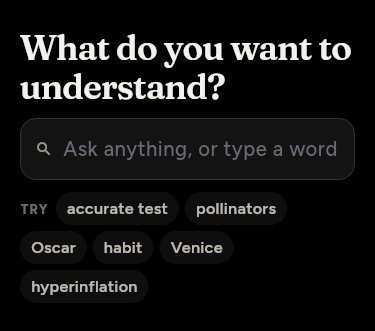
#> input picture screens/large/ask-first-375.png, 375 x 331 px, given as the content of the folder ../../screens/large/ask-first-375.png, which was not available
$ python thumbs_webp.py ../../screens/large/ask-first-375.png ../../screens/large/change-your-mind-375.png
#> lines starting #> are read from the running program, lines starting #| are printed output that depends on the picture
"""Makes the photographs tool/cards/thumbs.cjs took into the pictures the app shows: each PNG in
[raw], taken at two and a half times the card's size, becomes two WebPs of the same name. The small
one in [out], 458 wide at quality 62, for shelves and tiles; the large one in [out]/large, as taken at
quality 66, for the places that show the card at full width, where the small one was soft. Run by
thumbs.cjs; needs Pillow."""
import sys
from pathlib import Path

from PIL import Image

SMALL = (458, 758)

raw, out = Path(sys.argv[1]), Path(sys.argv[2])
if "--one" in sys.argv[3:]:
    # The shelf's pictures: one size, as taken, for the finished day's cards.
    out.mkdir(parents=True, exist_ok=True)
    for png in sorted(raw.glob("*.png")):
        Image.open(png).convert("RGB").save(out / (png.stem + ".webp"), "WEBP", quality=62, method=6)
    sys.exit(0)
(out / "large").mkdir(parents=True, exist_ok=True)
for png in sorted(raw.glob("*.png")):
    im = Image.open(png).convert("RGB")
    im.save(out / "large" / (png.stem + ".webp"), "WEBP", quality=66, method=6)
    im.resize(SMALL, Image.LANCZOS).save(out / (png.stem + ".webp"), "WEBP", quality=62, method=6)
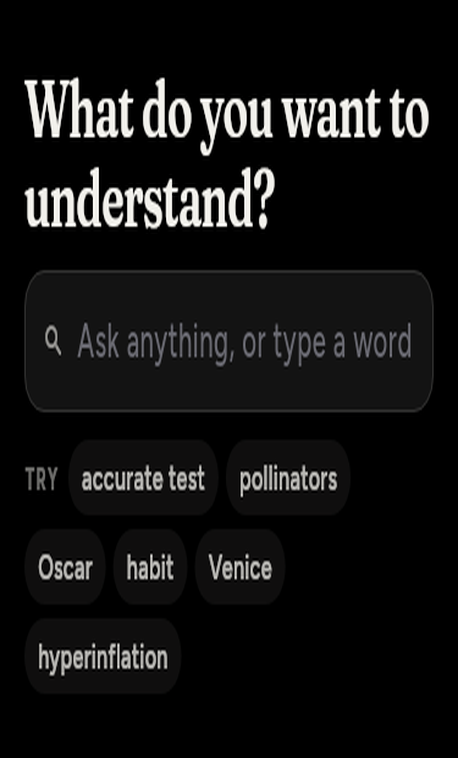
#> saved as ask-first-375.webp: PIL image 458x758 RGB; mean R, G, B 19.3, 19.1, 18.9

$ run again, on screens/large/front-page-375.png
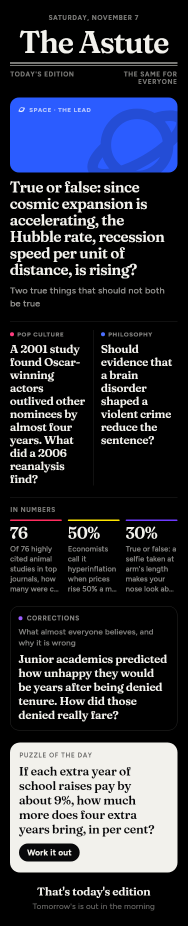
#> input picture screens/large/front-page-375.png, 375 x 1851 px, given as the content of the folder ../../screens/large/front-page-375.png, which was not available (shown at 1/2 size)
#> `im.resize(SMALL, Image.LANCZOS).save(out / (png.stem + ".webp"), "WEBP..`:
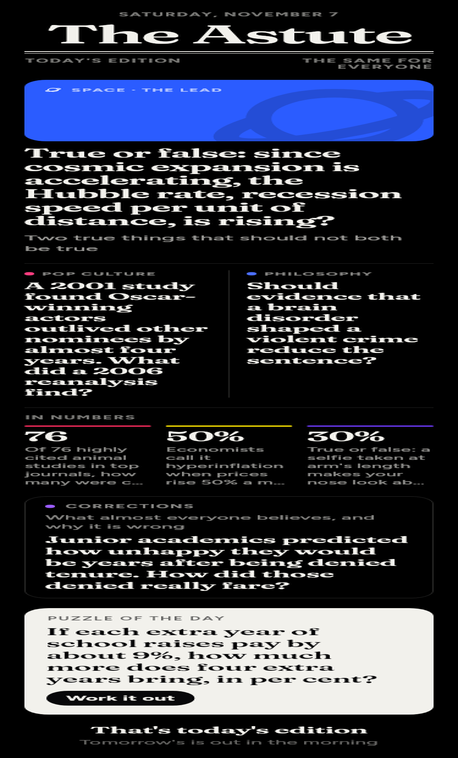
#> saved as front-page-375.webp: PIL image 458x758 RGB; mean R, G, B 49.3, 52.4, 62.8

$ run again, on screens/large/keep-asking-375.png
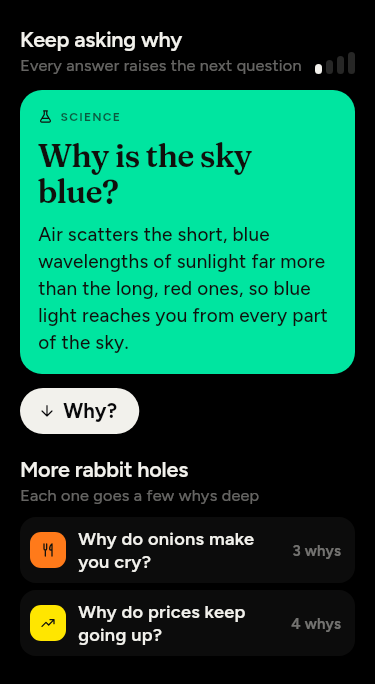
#> input picture screens/large/keep-asking-375.png, 375 x 684 px, given as the content of the folder ../../screens/large/keep-asking-375.png, which was not available
#> `im.resize(SMALL, Image.LANCZOS).save(out / (png.stem + ".webp"), "WEBP..`:
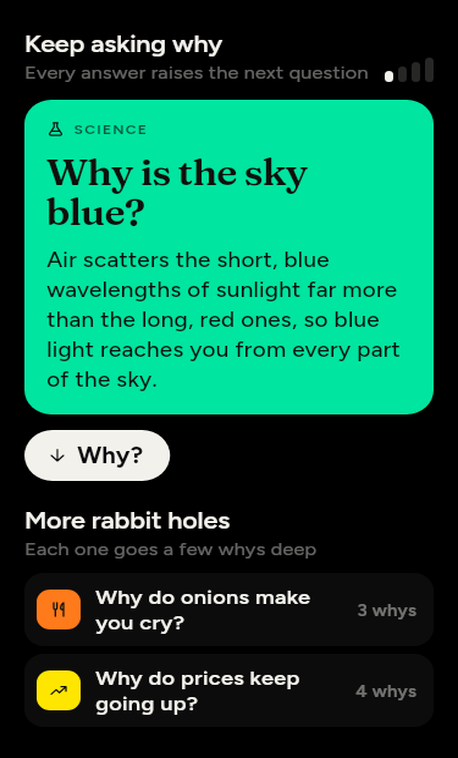
#> saved as keep-asking-375.webp: PIL image 458x758 RGB; mean R, G, B 14.4, 92.5, 67

$ run again, on screens/large/say-it-tonight-375.png
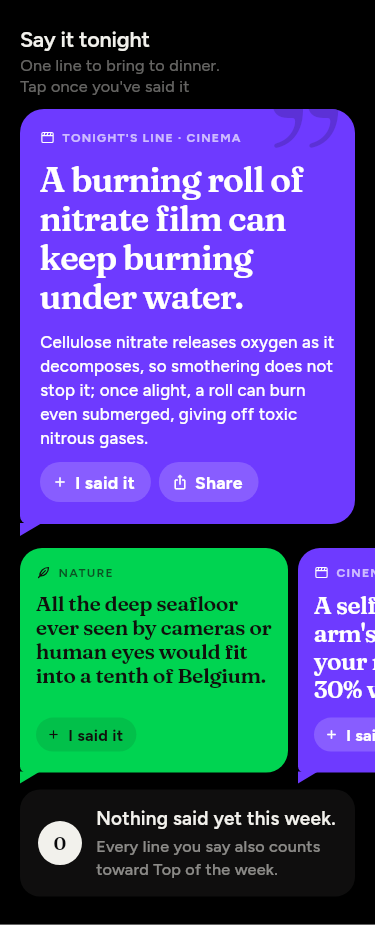
#> input picture screens/large/say-it-tonight-375.png, 375 x 925 px, given as the content of the folder ../../screens/large/say-it-tonight-375.png, which was not available
#> `im.resize(SMALL, Image.LANCZOS).save(out / (png.stem + ".webp"), "WEBP..`:
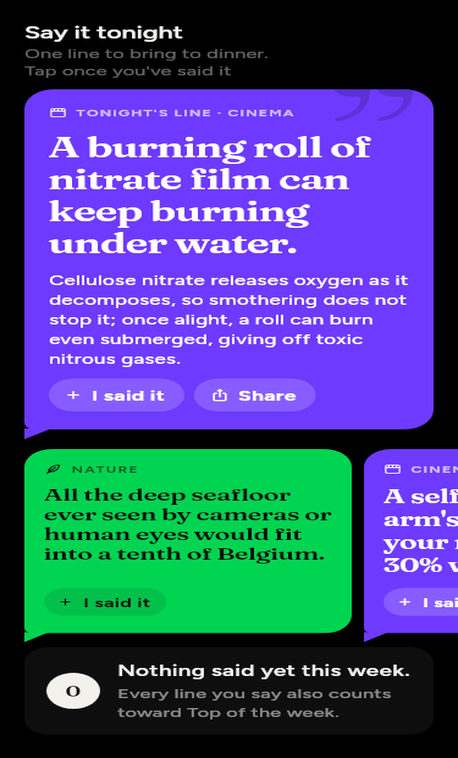
#> saved as say-it-tonight-375.webp: PIL image 458x758 RGB; mean R, G, B 62.5, 75.7, 132.4
